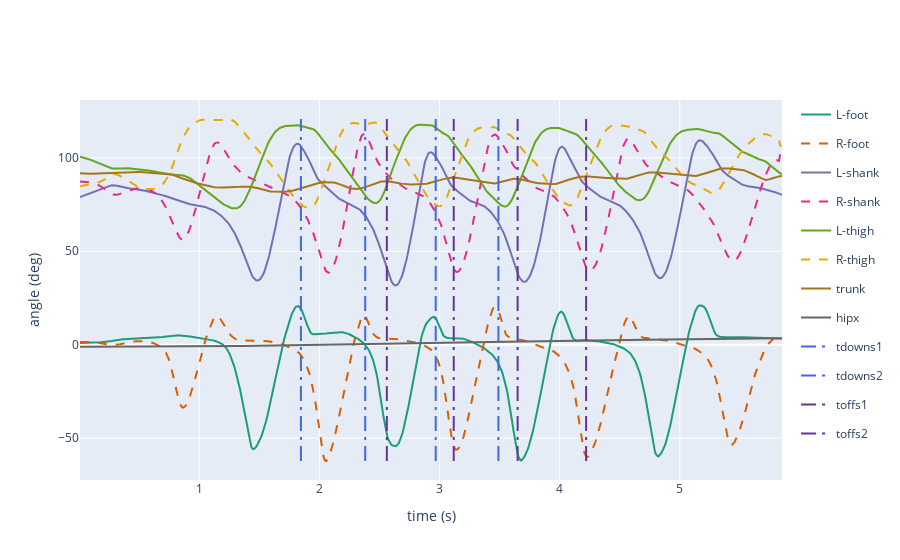

Notebook source saved alongside this figure:
### Code cell
# Now lets plot grf data. Where step time is available.

f_loc = "../backend/data/healthy_controls"
p_id = '091917yd'
t = 47
emogis.plot(data_type='jnt',
               file_dir = f_loc, patient_id = p_id, trial = t, 
                    steps = True)

### Figure 1 — Plotly figure (JSON) as saved in the notebook; plotly's stock layout.template omitted (floating-point values rounded to 4 significant figures; data arrays with more than 128 entries replaced by an {"elided": "..."} marker saying what was removed)
{"data": [{"hoverinfo": "x", "line": {"color": "#1b9e77", "width": 2}, "mode": "lines", "name": "L-foot", "text": {"elided": "702 str values"}, "type": "scatter", "x": {"elided": "702 float values"}, "y": {"elided": "702 float values"}}, {"hoverinfo": "x", "line": {"color": "#d95f02", "dash": "dash", "width": 2}, "mode": "lines", "name": "R-foot", "type": "scatter", "x": {"elided": "702 float values"}, "y": {"elided": "702 float values"}}, {"hoverinfo": "x", "line": {"color": "#7570b3", "width": 2}, "mode": "lines", "name": "L-shank", "text": {"elided": "702 str values"}, "type": "scatter", "x": {"elided": "702 float values"}, "y": {"elided": "702 float values"}}, {"hoverinfo": "x", "line": {"color": "#e7298a", "dash": "dash", "width": 2}, "mode": "lines", "name": "R-shank", "type": "scatter", "x": {"elided": "702 float values"}, "y": {"elided": "702 float values"}}, {"hoverinfo": "x", "line": {"color": "#66a61e", "width": 2}, "mode": "lines", "name": "L-thigh", "text": {"elided": "702 str values"}, "type": "scatter", "x": {"elided": "702 float values"}, "y": {"elided": "702 float values"}}, {"hoverinfo": "x", "line": {"color": "#e6ab02", "dash": "dash", "width": 2}, "mode": "lines", "name": "R-thigh", "type": "scatter", "x": {"elided": "702 float values"}, "y": {"elided": "702 float values"}}, {"hoverinfo": "x", "line": {"color": "#a6761d", "width": 2}, "mode": "lines", "name": "trunk", "text": {"elided": "702 str values"}, "type": "scatter", "x": {"elided": "702 float values"}, "y": {"elided": "702 float values"}}, {"hoverinfo": "x", "line": {"color": "#666666", "width": 2}, "mode": "lines", "name": "hipx", "text": {"elided": "702 str values"}, "type": "scatter", "x": {"elided": "702 float values"}, "y": {"elided": "702 float values"}}, {"hoverinfo": "x", "legendgroup": "tdown1", "line": {"color": "RoyalBlue", "dash": "longdashdot", "width": 2}, "mode": "lines", "name": "tdowns1", "showlegend": true, "type": "scatter", "x": [1.847, 1.847], "y": [-62.24, 120.8]}, {"hoverinfo": "x", "legendgroup": "tdown1", "line": {"color": "RoyalBlue", "dash": "longdashdot", "width": 2}, "mode": "lines", "name": "tdowns1", "showlegend": false, "type": "scatter", "x": [2.968, 2.968], "y": [-62.24, 120.8]}, {"hoverinfo": "x", "legendgroup": "tdown2", "line": {"color": "RoyalBlue", "dash": "longdashdot", "width": 2}, "mode": "lines", "name": "tdowns2", "showlegend": true, "type": "scatter", "x": [2.382, 2.382], "y": [-62.24, 120.8]}, {"hoverinfo": "x", "legendgroup": "tdown2", "line": {"color": "RoyalBlue", "dash": "longdashdot", "width": 2}, "mode": "lines", "name": "tdowns2", "showlegend": false, "type": "scatter", "x": [3.49, 3.49], "y": [-62.24, 120.8]}, {"hoverinfo": "x", "legendgroup": "toff1", "line": {"color": "rebeccapurple", "dash": "longdashdot", "width": 2}, "mode": "lines", "name": "toffs1", "showlegend": true, "type": "scatter", "x": [2.562, 2.562], "y": [-62.24, 120.8]}, {"hoverinfo": "x", "legendgroup": "toff1", "line": {"color": "rebeccapurple", "dash": "longdashdot", "width": 2}, "mode": "lines", "name": "toffs1", "showlegend": false, "type": "scatter", "x": [3.65, 3.65], "y": [-62.24, 120.8]}, {"hoverinfo": "x", "legendgroup": "toff2", "line": {"color": "rebeccapurple", "dash": "longdashdot", "width": 2}, "mode": "lines", "name": "toffs2", "showlegend": true, "type": "scatter", "x": [3.118, 3.118], "y": [-62.24, 120.8]}, {"hoverinfo": "x", "legendgroup": "toff2", "line": {"color": "rebeccapurple", "dash": "longdashdot", "width": 2}, "mode": "lines", "name": "toffs2", "showlegend": false, "type": "scatter", "x": [4.22, 4.22], "y": [-62.24, 120.8]}], "layout": {"xaxis": {"title": {"text": "time (s)"}}, "yaxis": {"title": {"text": "angle (deg)"}}}}
